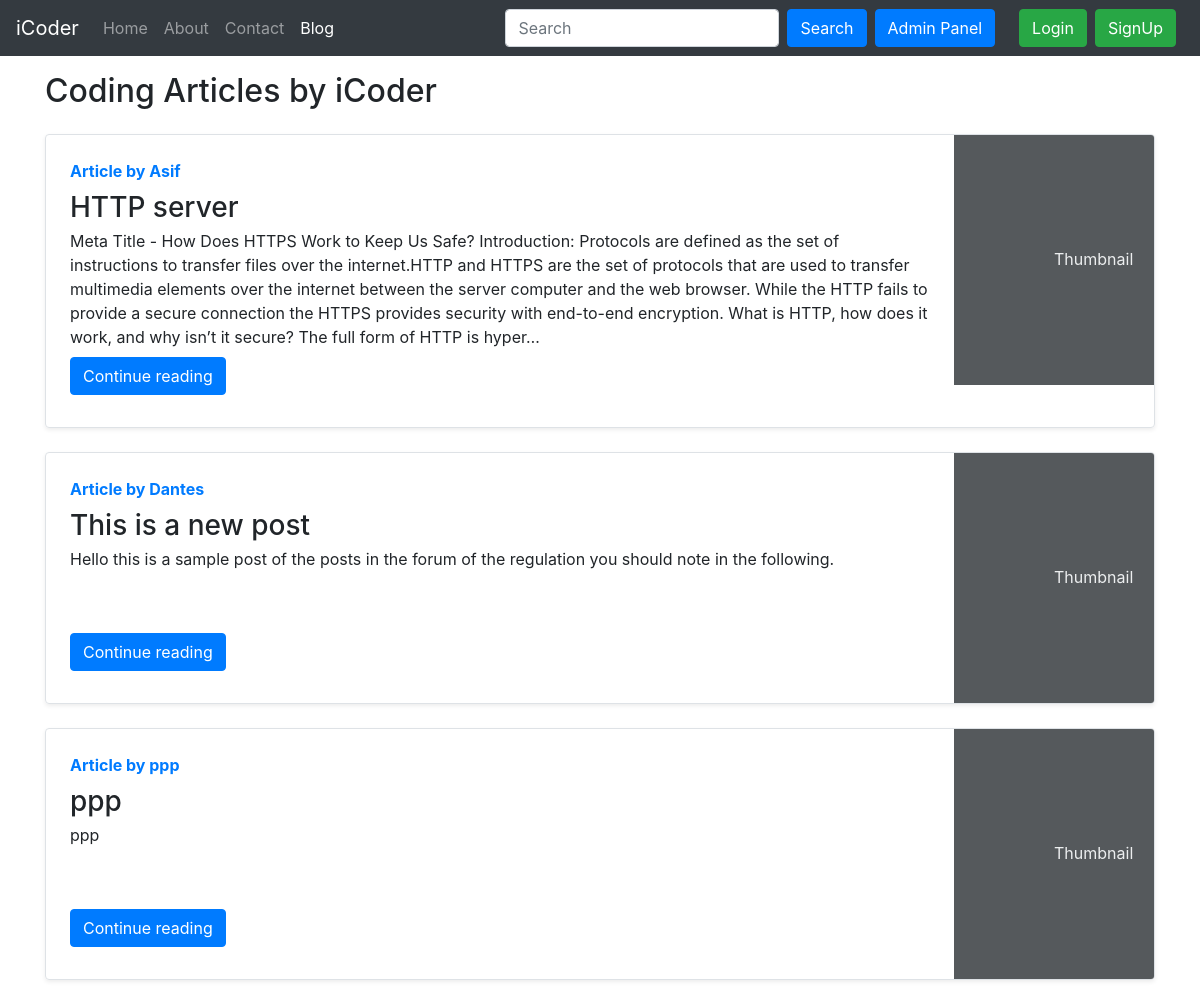
Screenshot of /blog/ with the database file from the repository.
### blog/models.py (models this page shows, shortened)
class Post(models.Model):
    sno=models.AutoField(primary_key=True)
    title=models.CharField(max_length=255)
    author=models.CharField(max_length=14)
    slug=models.CharField(max_length=130)
    timeStamp=models.DateTimeField(blank=True)
    content=models.TextField()

### blog/views.py (the view)
# urls.py: path('',views.blogHome,name='home'),
def blogHome(request):
    allPosts= Post.objects.all()
    context={'allPosts': allPosts}
    return render(request, "blog/blogHome.html", context)

### templates/blog/blogHome.html (shortened to what this page needs)
{% extends 'base.html' %}
{% block blogactive %} active {% endblock blogactive %}
{% block body %}
<div class="container my-3">
    <h2>Coding Articles by iCoder</h2>
    {% for post in allPosts  %}
    <div class="row no-gutters border rounded overflow-hidden flex-md-row mb-4 shadow-sm h-md-250 my-4 position-relative">
        <div class="col p-4 d-flex flex-column position-static">
            <strong class="d-inline-block mb-2 text-primary">Article  by {{post.author}}</strong>
            <h3 class="mb-0">{{post.title}}</h3>
            <p class="card-text mb-auto">{{post.content| truncatechars:500}}</p>
            <div class="my-2">
            	<a href="/blog/{{post.slug}}" role="button" class="btn btn-primary">Continue reading</a>
            </div>
        </div>
        <div class="col-auto d-none d-lg-block">
            <svg class="bd-placeholder-img" width="200" height="250" xmlns="http://www.w3.org/2000/svg" preserveAspectRatio="xMidYMid slice" focusable="false" role="img" aria-label="Placeholder: Thumbnail">
                <rect width="100%" height="100%" fill="#55595c"></rect><text x="50%" y="50%" fill="#eceeef" dy=".3em">Thumbnail</text>
            </svg>
        </div>
        </div>
        {% endfor %}
    </div>
 {% endblock %}

### rows the page displays
Post: author "Asif", title "HTTP server", content "Meta Title - How Does HTTPS Work to Keep Us Safe? Introduction: Protocols are defined as the set of instructions to transfer files over the internet.HTTP and HTTPS are the set of protocols that are used to transfer multimedia elements over the internet between the server computer and the web browser. While the HTTP fails to provide a secure connection the HTTPS provides security with end-to-end encryption. What is HTTP, how does it work, and why isn’t it secure? The full form of HTTP is hyper…"
Post: author "Dantes", title "This is a new post", content "Hello this is a sample post of the posts in the forum of the regulation you should note in the following."
Post: author "ppp", title "ppp", content "ppp"
